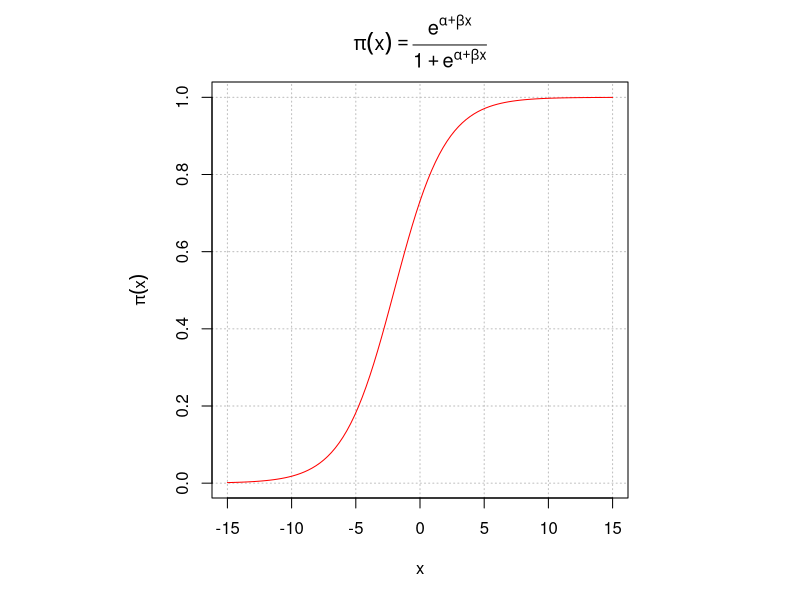
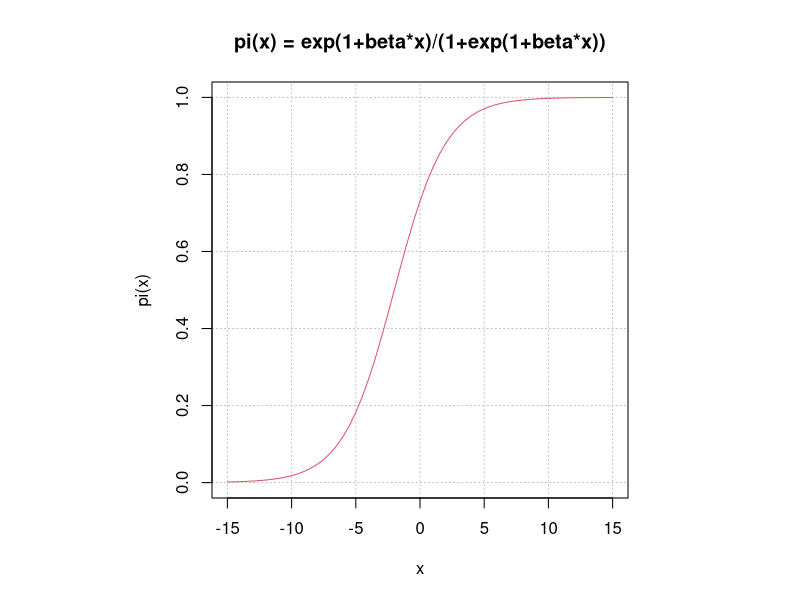
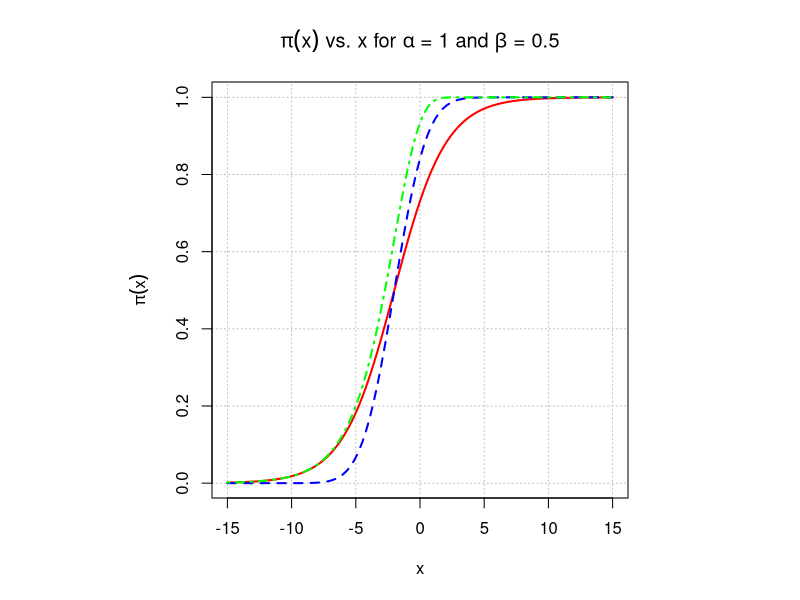

These charts were generated, in order, by the following R code: (Note: this script raises an error after producing the figures.)
#####################################################################
# NAME:  Chris Bilder                                               #
# DATE:  9-18-03                                                    #
# UPDATE: 12-11-03                                                  #
# Purpose: Graph pi_i vs X_1 for beta=0.5 and beta=-0.5             #
#                                                                   #
# NOTES:                                                            #
#####################################################################


alpha<-1
beta1<-0.5

par(pty="s")
curve(expr = exp(alpha+beta1*x)/(1+exp(alpha+beta1*x)), from = -15, to = 15, col = "red",
      main = expression(pi(x) == frac(e^{alpha+beta*x}, 1+e^{alpha+beta*x})), xlab =  "x",
      ylab = expression(pi(x)), panel.first = grid(nx = NULL, ny = NULL, col = "gray", lty = "dotted"))
#See help(plotmath) for more on the expression function and see demo(plotmath)
#Also, plogis(alpha+beta*x) could be used instead of exp(alpha+beta1*x)/(1+exp(alpha+beta1*x))


#####################################################################
# Old way to do the plot
  
x<-seq(from = -15, to = 15, by = 0.5)
pi<-exp(alpha+beta1*x)/(1+exp(alpha+beta1*x))

par(pty="s")
plot(x = x, y = pi, xlab = "x", ylab = "pi(x)", ylim = c(0,1), 
     type = "l", col = 2, main = "pi(x) = exp(1+beta*x)/(1+exp(1+beta*x))", panel.first = 
     grid(nx = NULL, ny = NULL, col = "gray", lty = "dotted"))



######################################################################
# All distributions

alpha<-1
beta<-0.5

par(pty="s")
curve(expr = plogis(alpha+beta*x), from = -15, to = 15, col = "red", lwd = 2, lty = "solid",
      main = expression(paste(pi(x), " vs. x for ", alpha, " = 1 and ", beta," = 0.5")), xlab =  "x",
      ylab = expression(pi(x)), panel.first = grid(nx = NULL, ny = NULL, col = "gray", lty = "dotted"))
curve(expr = pnorm(alpha+beta*x, mean=0, sd=1), from = -15, to = 15, col = "blue", add = TRUE, lty = 2, lwd = 2)
curve(expr = 1-exp(-exp(alpha+beta*x)), from = -15, to = 15, col = "green", add = TRUE, lty = 4, lwd = 2)
#grid(nx = NULL, ny = NULL, col = "gray", lty = "dotted")
legend(locator(1), legend = c("Logit", "Probit", "Cloglog"), lty = c(1,2,4), lwd = c(2,2,2), 
       col = c("red", "blue", "green"), bty = "n")

#There is a pgumbel(q, loc=0, scale=1, lower.tail = TRUE) function in the evd and VGAM packages


#
